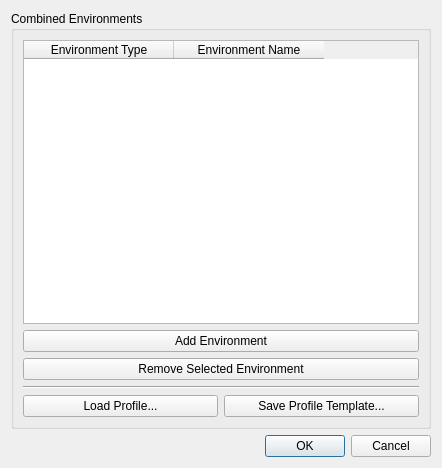
<?xml version="1.0" encoding="UTF-8"?>
<ui version="4.0">
 <class>environment_selector_dialog</class>
 <widget class="QDialog" name="environment_selector_dialog">
  <property name="geometry">
   <rect>
    <x>0</x>
    <y>0</y>
    <width>442</width>
    <height>468</height>
   </rect>
  </property>
  <property name="windowTitle">
   <string>Environment Selector</string>
  </property>
  <layout class="QVBoxLayout" name="verticalLayout">
   <item>
    <widget class="QGroupBox" name="environments_groupbox">
     <property name="title">
      <string>Combined Environments</string>
     </property>
     <layout class="QVBoxLayout" name="verticalLayout_2">
      <item>
       <widget class="QTableWidget" name="environment_display_table">
        <attribute name="horizontalHeaderDefaultSectionSize">
         <number>150</number>
        </attribute>
        <column>
         <property name="text">
          <string>Environment Type</string>
         </property>
        </column>
        <column>
         <property name="text">
          <string>Environment Name</string>
         </property>
        </column>
       </widget>
      </item>
      <item>
       <layout class="QGridLayout" name="button_layout">
        <item row="1" column="0" colspan="2">
         <widget class="QPushButton" name="remove_environment_button">
          <property name="toolTip">
           <string>Removes an environment from the test.</string>
          </property>
          <property name="text">
           <string>Remove Selected Environment</string>
          </property>
         </widget>
        </item>
        <item row="3" column="1">
         <widget class="QPushButton" name="save_profile_template_button">
          <property name="toolTip">
           <string>Saves a template profile spreadsheet with the specified environments, which can be filled out and loaded back into the software so the user doesn't need to fill out the graphical user interface.</string>
          </property>
          <property name="text">
           <string>Save Profile Template...</string>
          </property>
         </widget>
        </item>
        <item row="3" column="0">
         <widget class="QPushButton" name="load_profile_button">
          <property name="toolTip">
           <string>Loads an Excel Spreadsheet containing channel table, environment information, and test timeline data.</string>
          </property>
          <property name="text">
           <string>Load Profile...</string>
          </property>
         </widget>
        </item>
        <item row="2" column="0" colspan="2">
         <widget class="Line" name="line">
          <property name="orientation">
           <enum>Qt::Horizontal</enum>
          </property>
         </widget>
        </item>
        <item row="0" column="0" colspan="2">
         <widget class="QPushButton" name="add_environment_button">
          <property name="toolTip">
           <string>Adds an environment to the test.</string>
          </property>
          <property name="text">
           <string>Add Environment</string>
          </property>
         </widget>
        </item>
       </layout>
      </item>
     </layout>
    </widget>
   </item>
   <item>
    <widget class="QDialogButtonBox" name="buttonBox">
     <property name="orientation">
      <enum>Qt::Horizontal</enum>
     </property>
     <property name="standardButtons">
      <set>QDialogButtonBox::Cancel|QDialogButtonBox::Ok</set>
     </property>
    </widget>
   </item>
  </layout>
 </widget>
 <resources/>
 <connections>
  <connection>
   <sender>buttonBox</sender>
   <signal>accepted()</signal>
   <receiver>environment_selector_dialog</receiver>
   <slot>accept()</slot>
   <hints>
    <hint type="sourcelabel">
     <x>248</x>
     <y>254</y>
    </hint>
    <hint type="destinationlabel">
     <x>157</x>
     <y>274</y>
    </hint>
   </hints>
  </connection>
  <connection>
   <sender>buttonBox</sender>
   <signal>rejected()</signal>
   <receiver>environment_selector_dialog</receiver>
   <slot>reject()</slot>
   <hints>
    <hint type="sourcelabel">
     <x>316</x>
     <y>260</y>
    </hint>
    <hint type="destinationlabel">
     <x>286</x>
     <y>274</y>
    </hint>
   </hints>
  </connection>
 </connections>
</ui>
